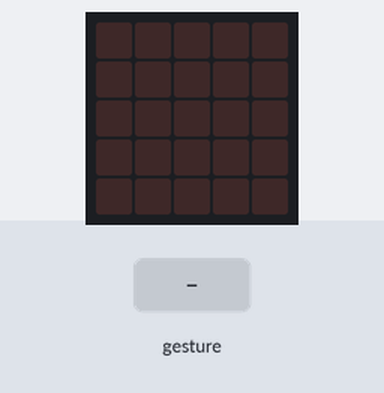
The program below on a simulated BBC micro:bit (MakeCode). On the bench: the board's 5×5 LED display. Inputs (shaded band) come from the test bench. A tilt is held for 1.5 s and a shake lasts 1 s, then the board lies face up again.

Above: at 1.2 s.
1.3 s: gesture 'logo up'
At 2.5 s:
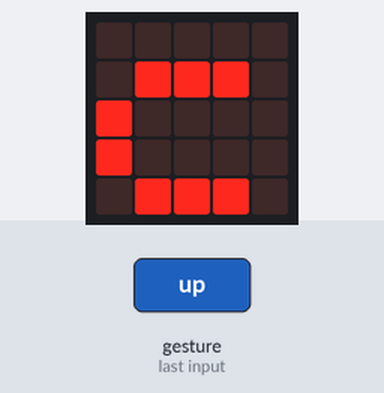
2.9 s: gesture 'logo down'
At 3.6 s:
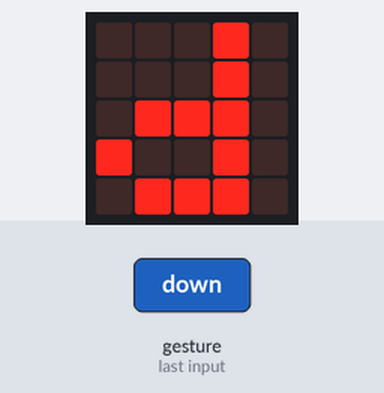
4.4 s: gesture 'tilt left'
At 4.8 s:
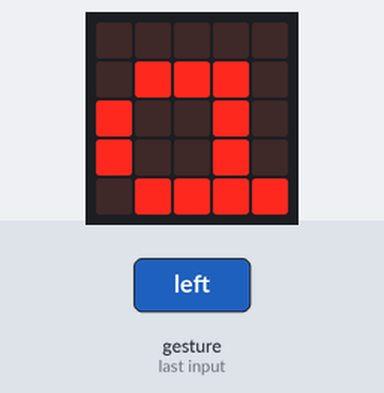
6.0 s: gesture 'tilt right'
At 7.2 s:
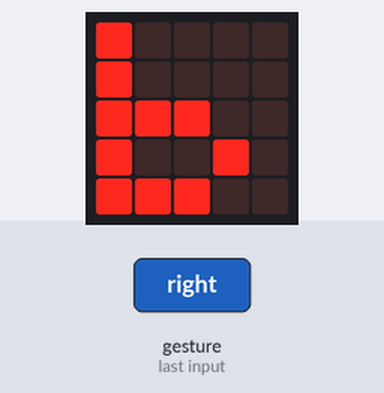
Timing chart, 0 to 8.5 s (numbered marks = the images above; inputs shaded):
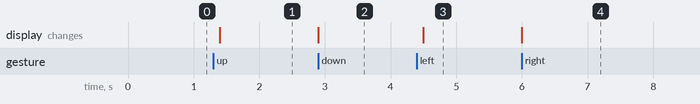

Measured:
- after the input at 1.3 s, the display: changes after 0.10 s (image 1)
- after the input at 2.9 s, the display: changes at once (image 2)
- after the input at 4.4 s, the display: changes after 0.10 s (image 3)
- after the input at 6.0 s, the display: changes at once (image 4)

The program:

main.ts
```typescript
input.onGesture(Gesture.LogoUp, function () {
    basic.showString("c")
})
input.onGesture(Gesture.LogoDown, function () {
    basic.showString("d")
})
input.onGesture(Gesture.TiltLeft, function () {
    basic.showString("a")
})
input.onGesture(Gesture.TiltRight, function () {
    basic.showString("b")
})
```

test.ts
```typescript
// 在這裡測試；當此封包作為擴充功能時，將不會編譯此內容。
```
